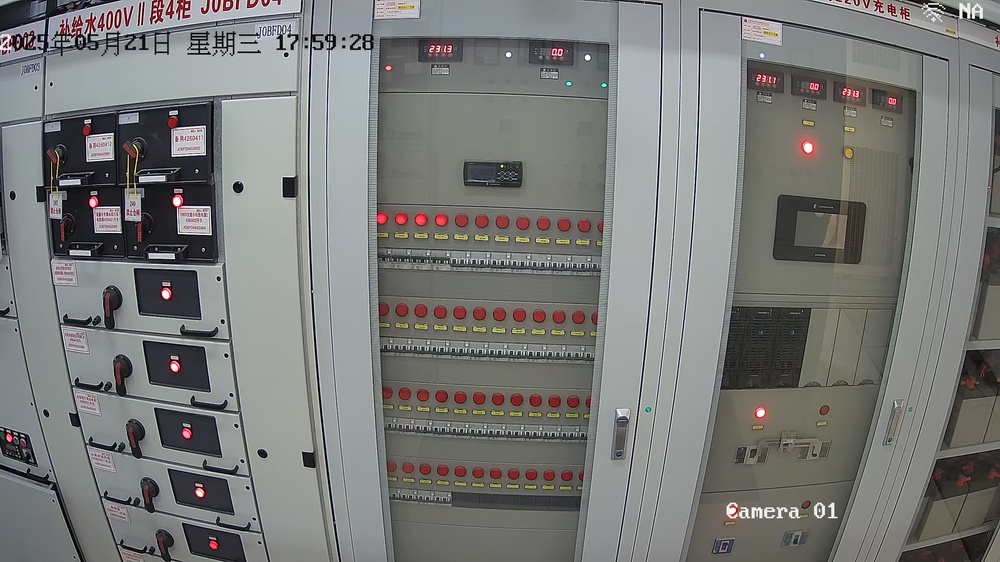
#> input picture 172.22.5.55.jpg, 1000 x 562 px, shrunk from 2560 x 1440 before the run
$ python read_num.py
#> lines starting #> are read from the running program, lines starting #| are printed output that depends on the picture
import cv2
import numpy as np
import os

# [148 lines left out: functions Iswhite, TubeIdentification, not called in this run]

def parse_data_labels(data_labels_text):
    """解析数据标识文本，返回每个标注区域的信息"""
    lines = data_labels_text.strip().split('\n')
    label_info = []

    for line in lines:
        coords = list(map(int, line.split()))
        if len(coords) >= 10:  # 至少需要10个数字：任意数字 + 数字个数 + 8个坐标
            digit_count = coords[1]  # 第二个数字表示要检测的数字个数
            # 提取x1,y1,x2,y2,x3,y3,x4,y4 (从第3个数字开始)
            points = []
            for i in range(2, 10, 2):
                points.append([coords[i], coords[i+1]])

            label_info.append({
                'digit_count': digit_count,
                'points': np.array(points, dtype=np.float32)
            })

    return label_info

# [66 lines left out: functions perspective_transform, split_corrected_image, format_result, not called in this run]

def read_data_labels_from_file(file_path):
    """从txt文件读取数据标识"""
    try:
        with open(file_path, 'r', encoding='utf-8') as f:
            return f.read()
    except FileNotFoundError:
        raise ValueError(f"数据标识文件不存在: {file_path}")
    except Exception as e:
        raise ValueError(f"读取数据标识文件失败: {e}")

def seven_segment_recognition(image_path, data_labels_input, data_type):
    """主函数：七段数码管识别"""
#> called with image_path = '172.22.5.55.jpg', data_labels_input = 'gauge.txt', data_type = '数字一位小数'
    # 1. 加载图片并灰度化
    image = cv2.imread(image_path)
#> image is the input picture: shape (562, 1000, 3); mean B, G, R 120.4, 122.1, 121.5
    if image is None:
        raise ValueError(f"无法加载图片: {image_path}")

    gray_image = cv2.cvtColor(image, cv2.COLOR_BGR2GRAY)
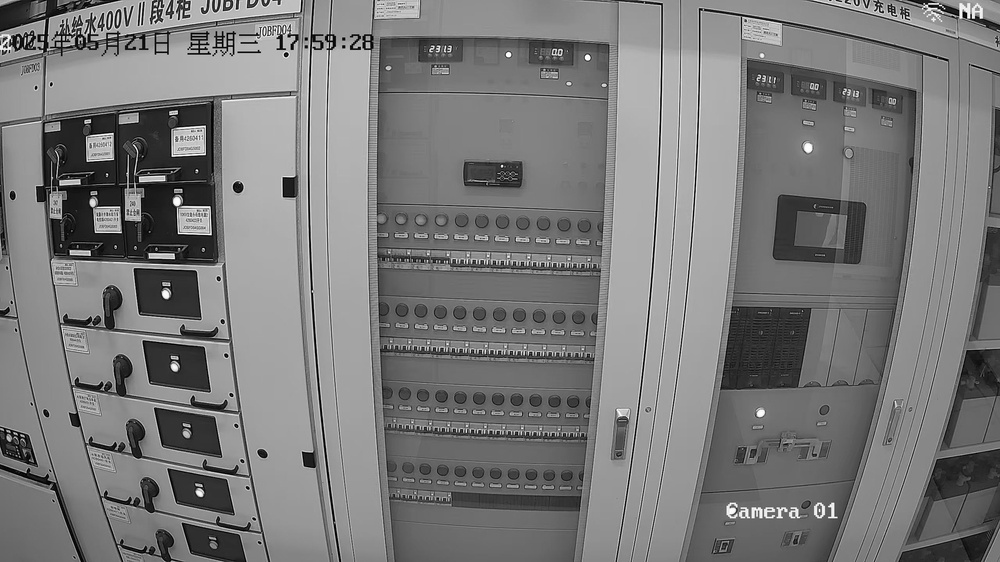
#> gray_image: shape (562, 1000); min 0, max 255, mean 121.7

    # 2. 解析数据标识（支持文件路径或直接文本）
    if os.path.isfile(data_labels_input):
        data_labels_text = read_data_labels_from_file(data_labels_input)
#> (reads gauge.txt from the repository)
        print(f"从文件读取数据标识: {data_labels_input}")
    else:
        data_labels_text = data_labels_input
        print("使用直接提供的数据标识文本")

    label_info = parse_data_labels(data_labels_text)

    if not label_info:
        raise ValueError("数据标识解析失败")

    # 3. 识别每个标注区域中的数字
    results = []
    corrected_images = []
    digit_index = 0  # 用于给每个数字编号

    for region_idx, region_info in enumerate(label_info):
        digit_count = region_info['digit_count']
        coords = region_info['points']

        print(f"\n=== 标注区域 {region_idx + 1}: 包含 {digit_count} 个数字 ===")

        # 透视变换校正整个区域
        # 根据数字个数调整宽度，使每个数字有足够空间
        region_width = digit_count * 100
        corrected = perspective_transform(gray_image, coords, width=region_width, height=150)
        corrected_images.append(corrected)

        # 保存校正后的整个区域图片
        base_name = os.path.splitext(os.path.basename(image_path))[0]
        region_path = f"/home/zyy/yyc/test_led/{base_name}_region_{region_idx}_corrected.png"
        cv2.imwrite(region_path, corrected)
        print(f"已保存校正后的区域图片: {region_path}")

        # 分割成单个数字并识别
        digit_images = split_corrected_image(corrected, digit_count)

        for digit_idx, digit_image in enumerate(digit_images):
            # 识别单个数字
            digit, annotated_image = TubeIdentification(digit_index, digit_image.copy())
            results.append(digit)

            # 保存带有段标注的单个数字图片
            digit_path = f"/home/zyy/yyc/test_led/{base_name}_region_{region_idx}_digit_{digit_idx}_segments.png"
            cv2.imwrite(digit_path, annotated_image)
            print(f"已保存带段标注的数字图片: {digit_path}")

            if digit == -1:
                print(f"区域 {region_idx + 1} 数字 {digit_idx + 1}: 识别失败 (跳过)")
            else:
                print(f"区域 {region_idx + 1} 数字 {digit_idx + 1}: {digit}")

            digit_index += 1

    # 4. 格式化结果
    final_result = format_result(results, data_type)

    # 显示有效数字信息
    valid_digits = [d for d in results if d != -1]
    print(f"\n有效识别数字: {valid_digits}")
    print(f"跳过的数字个数: {len(results) - len(valid_digits)}")
    print(f"总共处理了 {len(label_info)} 个标注区域，{len(results)} 个数字")

    return final_result, results, corrected_images

# 测试代码
def test_recognition():
    """测试函数"""
    # 示例数据
    image_path = "172.22.5.55.jpg"

    # 使用txt文件作为数据标识
    data_labels_file = "gauge.txt"

    data_type = "数字一位小数"

    try:
        # 执行识别
        result, individual_results, corrected_images = seven_segment_recognition(
            image_path, data_labels_file, data_type
        )

        print(f"识别结果: {result}")
        print(f"各位数字: {individual_results}")
        print(f"数据类型: {data_type}")

        return result

    except Exception as e:
        print(f"识别失败: {e}")
        return None

# [12 lines of commented-out code are left out]

if __name__ == "__main__":
    # 创建示例数据标识文件
    # create_sample_data_labels()

    # 运行测试
    test_recognition()

    # 使用示例
    print("\n=== 使用示例 ===")
    print("1. 准备jpg格式的图片")
    print("2. 准备数据标识txt文件，格式：任意数字 数字个数 x1 y1 x2 y2 x3 y3 x4 y4")
    print("   例如：1 3 100 50 300 50 300 200 100 200  (表示一个包含3个数字的区域)")
    print("3. 指定数据类型：'字母'、'数字一位小数'、'数字两位小数'")
    print("4. 调用 seven_segment_recognition(image_path, data_labels_file_path, data_type)")
    print("   或 seven_segment_recognition(image_path, data_labels_text_string, data_type)")
